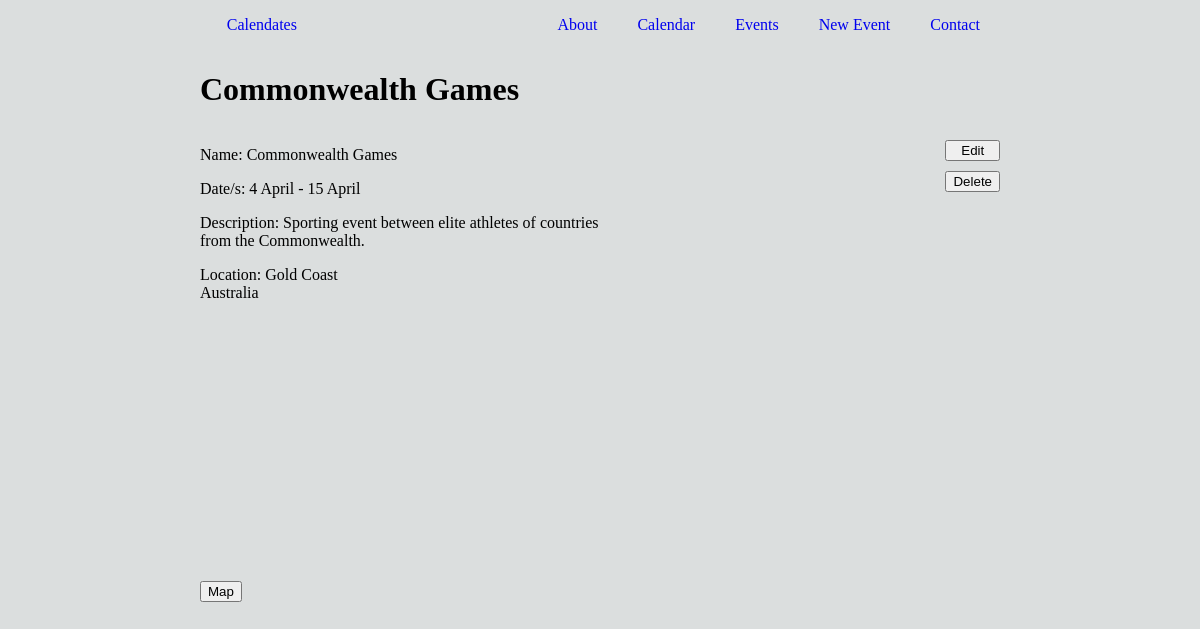
Page /calendates/events/10/ on the committed database.
### database_setup.py (models this page shows, shortened)
class Event(db.Model):
	__tablename__ = 'event'
	id = db.Column(db.Integer, primary_key=True)
	name = db.Column(db.String(100), nullable=False)
	description = db.Column(db.String(1000))
	country = db.Column(db.String(50))
	city = db.Column(db.String(50))
	locality = db.Column(db.String(50))
	dates = db.relationship('Date', secondary=events_dates, order_by=Date.id, lazy='subquery', backref=db.backref('events'))

class Date(db.Model):
	__tablename__ = 'date'
	id = db.Column(db.Integer, primary_key=True)
	year = db.Column(db.Integer) #?? nullable since some events may not know exact date yet
	month = db.Column(db.Integer)
	month_name = db.Column(db.String(9))
	date = db.Column(db.Integer)
	day = db.Column(db.String(8))

### project.py (the view)
@app.route('/calendates/events/<int:event_id>/', methods=['GET', 'POST'])
def eventInfo(event_id):
	event = Event.query.filter_by(id=event_id).one()
	if request.method == 'POST':
		if request.form['name']:
			event.name = request.form['name']
			event.description = request.form['description']
			event.country = request.form['country']
			event.city = request.form['city']
			event.locality = request.form['locality']
			year = int(request.form['year'])
			month = int(request.form['month'])
			date = int(request.form['date'])
			dateStart = Date.query.filter_by(year=year, month=month, date=date).one()
			newDates = []
			if dateStart: #make sure date is in database
				if request.form.get('multiple-days'): #change multiple dates
					yearEnd = int(request.form['year-end'])
					monthEnd = int(request.form['month-end'])
					dateEnd = int(request.form['date-end'])
					dateIsAfter = checkDates(year, month, date, yearEnd, monthEnd, dateEnd)
					if dateIsAfter:
						allSame = False
						while not allSame:
							newDate = Date.query.filter_by(year=year, month=month, date=date).one()
							newDates.append(newDate)
							if (year==yearEnd and month==monthEnd and date==dateEnd):
								allSame = True
							else:
								year, month, date = getNextDate(year, month, date)
						event.dates = newDates
					else:
						print "You need to make sure the 2nd date is after the first"
				else: #just change 1 date
					print "multiple days not ticked"
					newDates.append(dateStart)
					event.dates = newDates
			else:
				print "date not found, try a proper date. date not changed"
			db.session.add(event)
			db.session.commit()
			return redirect(url_for('eventinfo', event_id=event.id))
		else:
			print "Event must have a name"
			return
	else:
		return render_template('eventinfo.html', event=event)

### templates/eventinfo.html (shortened to what this page needs)
{% extends "layout.html" %}
{% block head %}
	{{ super() }}
{% endblock %}
{% block heading %} {{event.name}} {% endblock %}
{% block main %}
	<div id="event-info-wrapper">
		<div id="event-info">
			<p>Name: {{event.name}}</p>
			<p>
				Date/s: {{event.dates[0].date}} {{event.dates[0].month_name}}
				{% if event.dates[1] %}
				 - {{event.dates[-1].date}} {{event.dates[-1].month_name}}
				{% endif %}
			</p>
			<p>Description: {{event.description}}</p>
			{% if event.locality or event.city or event.country %}
			<p>Location:
			{% if event.city %} {{event.city}}<br> {% endif %}
			{% if event.country %} {{event.country}} {% endif %}</p>
			{% endif %}
		</div>
		<div id="edit-div">
			<button type="button" id="edit-btn">Edit</button>
			<a href="{{url_for('deleteEvent', event_id=event.id)}}"><button type="button" id="delete-btn">Delete</button></a>
		</div>
	</div>
	<div>
		<a href="{{ url_for('map', event_id=event.id) }}"><button type="button">Map</button></a>
	</div>
{% endblock %}

### static/style.css (style rules this page uses)
html, body { margin: 0; padding: 0; background-color: #DBDEDE; }
a { text-decoration: none; }
#event-info-wrapper { display: flex; }
#event-info { flex-grow: 5; }
#edit-div { flex-grow: 1; display: flex; flex-direction: column; }
#edit-div button { margin-top: 10px; }

### rows in the picture
Event: name "Commonwealth Games", description "Sporting event between elite athletes of countries from the Commonwealth.", city "Gold Coast", country "Australia"
Date: date "4", month_name "April"
Date: date "15", month_name "April"
